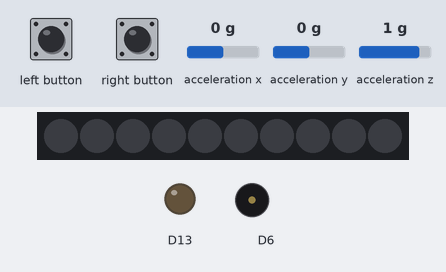
A sketch run on a simulated Adafruit Circuit Playground Express. On the bench: 10 RGB LEDs in strip order, left to right, output pins drawn as LEDs (lit = HIGH), buzzer (waves = sounding). The test bench sets the inputs (shaded band); at power-on: acceleration x 0 g, acceleration z 1 g, acceleration y 0 g. Dim RGB values are drawn brighter than linear.

Above: at 1.2 s.
1.3 s: left button pressed for 1 s
At 2.7 s:
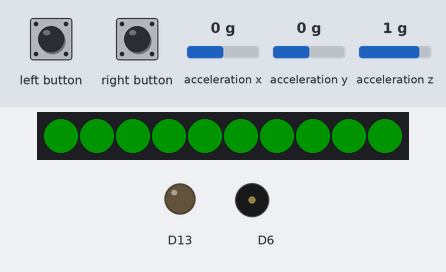
3.8 s: acceleration x set to -1.4 g
At 3.91 s:
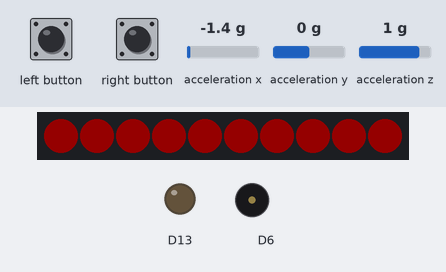
5.7 s: right button pressed for 0.15 s
At 5.88 s:
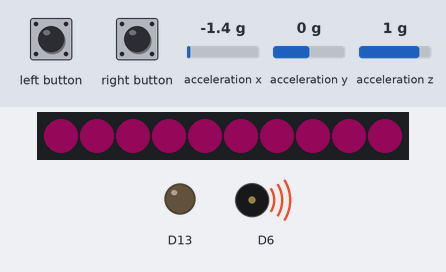
6.4 s: acceleration z set to 0 g
7.9 s: right button pressed for 1 s
At 10.0 s:
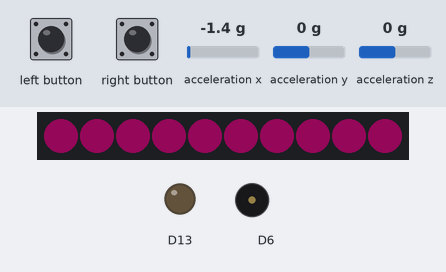
10.4 s: right button pressed for 3.2 s
At 10.54 s:
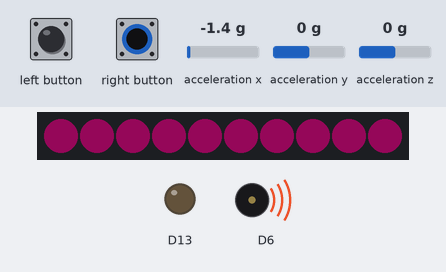
Timing chart, 0 to 15.2 s (numbered marks = the images above; inputs shaded):
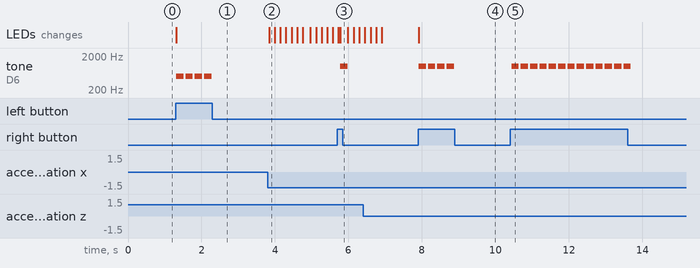

The sketch:

GraysonCPX.ino
```cpp
#include <Adafruit_CircuitPlayground.h>

void setup() {
  CircuitPlayground.begin();
}

void loop() {
  //BUTTON PRESSES
  if (CircuitPlayground.rightButton()) {
    // pink glow and high beep
    for (int i = 0; i < 10; i++) {
      CircuitPlayground.setPixelColor(i, 255, 20, 147);
    }
    CircuitPlayground.playTone(1000, 200);
  }
  else if (CircuitPlayground.leftButton()) {
  //green glow and low beep
    for (int i = 0; i < 10; i++) {
      CircuitPlayground.setPixelColor(i, 0, 255, 0);
    }
    CircuitPlayground.playTone(500, 200);
  }

  //setting up motion detetion
  float x = CircuitPlayground.motionX();
  float y = CircuitPlayground.motionY();
  float z = CircuitPlayground.motionZ();

  // Calculate shake strength
  float shakeyshake = sqrt(x * x + y * y + z * z);

  //any number below 15 will activate this by just picking up the circuit
  if (shakeyshake > 15) {
    // flash red and blue 3 times
    for (int flashes = 0; flashes < 3; flashes++) {
      // red
      for (int i = 0; i < 10; i++) {
        CircuitPlayground.setPixelColor(i, 255, 0, 0);
      }
      delay(150);
      // blue
      for (int i = 0; i < 10; i++) {
        CircuitPlayground.setPixelColor(i, 0, 0, 255);
      }
      delay(150);
    }
    // turn lights off after flashing
    CircuitPlayground.clearPixels();
  }

  delay(50);
}
```

Measured:
- after the input at 1.3 s, tone on D6: alternates 500 Hz for 0.20 s and silent for 0.05 s, 8 changes in all, then stays silent, starting at once; the LEDs: change at once (image 1)
- after the input at 3.8 s, the LEDs: change at once (image 2)
- after the input at 5.7 s, tone on D6: silent → 1000 Hz after 0.08 s, → silent 0.20 s later; the LEDs: first differ from a run without the input after 0.08 s (image 3)
- after the input at 7.9 s, tone on D6: alternates 1000 Hz for 0.20 s and silent for 0.05 s, 8 changes in all, then stays silent, starting at once; the LEDs: change at once (image 4)
- after the input at 10.4 s, tone on D6: alternates 1000 Hz for 0.20 s and silent for 0.05 s, 26 changes in all, then stays silent, starting at once
